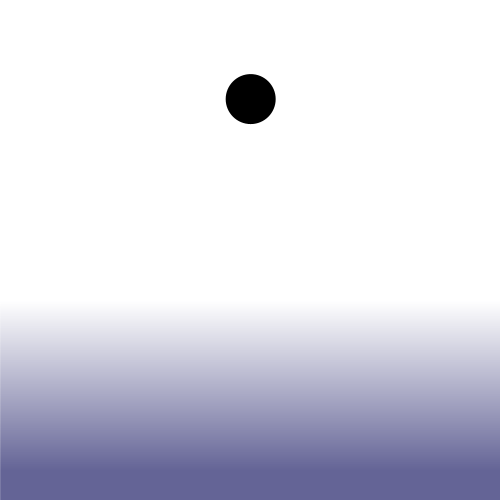
Frame 1 (no input)
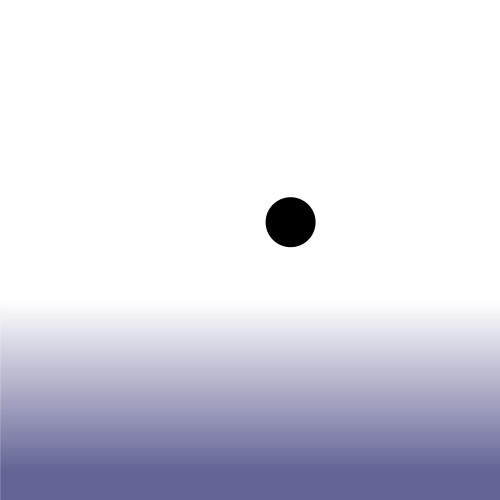
Frame 60 (the mouse pressed at the canvas centre just before this capture)
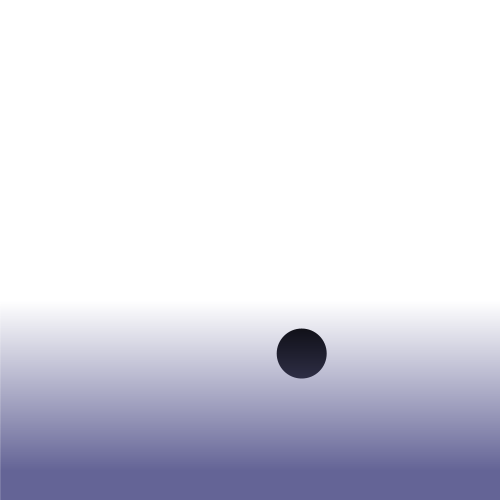
Frame 120 (the mouse held since frame 60 and released just before this capture)

The Processing sketch that drew these frames (run headless with seeded random() and noise(); from frame 60 on, the mouse is pressed at the canvas centre):

// Processing sketch: ch6_LiquidResistance
// ── ch6_LiquidResistance.pde
Mover m;
Liquid l;
PVector gravity;
PVector friction;
float g = 0.1;

void setup() {
  size(500, 500);

  m = new Mover();
  l = new Liquid(0, height - 200, width, 200, 0.1);
}

void draw() {
  background(255);


  if (m != null) {
    
    if (m.isInside(l) == true) {
      PVector v = m.vel.get();
      float vmag = v.mag();
      v.normalize();
      PVector drag = v.mult(-1 * l.c * vmag * vmag);
      m.applyForce(drag);
    }

    gravity = new PVector(0, m.mass * g);
    m.applyForce(gravity);
    m.update();
    m.checkEdge();
    m.display();
  }

  l.display();
}

// ── Liquid.pde
class Liquid {

  float x, y, w, h;
  float c;  
  
  Liquid(float x_, float y_, float w_, float h_, float c_) {
    x = x_;
    y = y_;
    w = w_;
    h = h_;
    c = c_;
  }
  
  void display() {
    for(int i = 0; i < 200; i++) {
      stroke(100, 100, 150, i * 1.5);
      line(x, y + i, x + w, y + i);
    } 
  }

}

// ── Mover.pde
class Mover {

  PVector loc, vel, acc;
  float mass;
  float rad;

  Mover() {
    loc = new PVector(width/2, 100);
    vel = new PVector(random(-2, 2), random(-2, 2));
    acc = new PVector(random(-0.1, 0.1), random(-0.1, 0.1));
    mass = 1;
    rad = mass * 50;
  }

  Mover(PVector loc_) {
    loc = loc_;
    vel = new PVector(0, 0);
    acc = new PVector(0, 0);
    mass = 1;
    rad = mass * 50;
  }

  void applyForce(PVector f) {
    // F = m*a
    // F/m = a
    // a = F/m
    PVector a = PVector.div(f, mass); 
    acc.add(a);
  }

  boolean isInside(Liquid l) {
    if (
        loc.x > l.x && // 1
        loc.x < (l.x + l.w) && // 2
        loc.y > l.y && // 3
        loc.y < (l.y + l.h) // 4
        ) {
          return true;
    } else {
      return false;
    }
  }

  void checkEdge() {

    if (loc.y + rad/2 >= height) {
      loc.y = height - rad/2;
      vel.y = vel.y * -1;
    }
  }

  void update() {

    vel.add(acc); // (new)vel = (old)vel + acc
    loc.add(vel); // (new)loc = (old)loc + vel
    acc.mult(0);
  }

  void display() {
    noStroke();
    fill(0);
    ellipse(loc.x, loc.y, rad, rad);
  }
}
